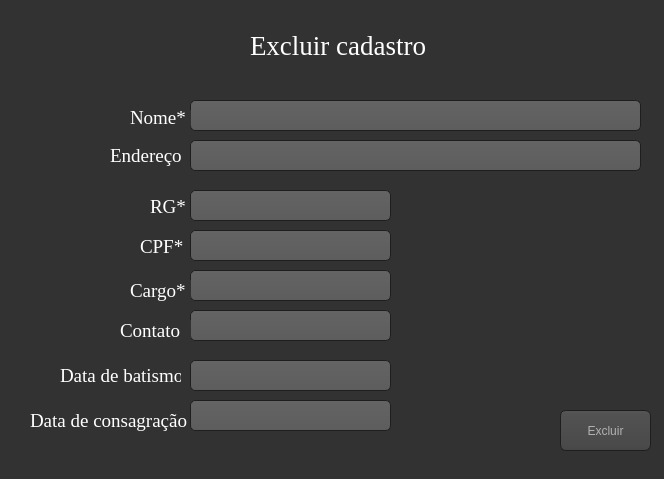
<?xml version="1.0" encoding="UTF-8"?>
<ui version="4.0">
 <class>MainWindow</class>
 <widget class="QMainWindow" name="MainWindow">
  <property name="geometry">
   <rect>
    <x>0</x>
    <y>0</y>
    <width>664</width>
    <height>479</height>
   </rect>
  </property>
  <property name="windowTitle">
   <string>EXCLUIR MEMBRO</string>
  </property>
  <property name="styleSheet">
   <string notr="true"/>
  </property>
  <widget class="QWidget" name="centralwidget">
   <widget class="QWidget" name="janela1" native="true">
    <property name="geometry">
     <rect>
      <x>-1</x>
      <y>-1</y>
      <width>661</width>
      <height>581</height>
     </rect>
    </property>
    <property name="styleSheet">
     <string notr="true">
background-color: rgb(45, 45, 45);</string>
    </property>
    <widget class="QPushButton" name="btn_ok">
     <property name="geometry">
      <rect>
       <x>220</x>
       <y>50</y>
       <width>51</width>
       <height>21</height>
      </rect>
     </property>
     <property name="styleSheet">
      <string notr="true">background-color: rgb(159, 5, 33);
border-radius: 10px;</string>
     </property>
     <property name="text">
      <string>Pesquisa</string>
     </property>
    </widget>
    <widget class="QLineEdit" name="le_cpf">
     <property name="geometry">
      <rect>
       <x>50</x>
       <y>10</y>
       <width>231</width>
       <height>31</height>
      </rect>
     </property>
     <property name="font">
      <font>
       <family>Times New Roman</family>
       <pointsize>14</pointsize>
      </font>
     </property>
     <property name="styleSheet">
      <string notr="true">border-radius: 10px;
background: rgb(255, 255, 255);</string>
     </property>
     <property name="inputMask">
      <string>&gt;999.999.999-99;X</string>
     </property>
    </widget>
    <widget class="QLabel" name="label">
     <property name="geometry">
      <rect>
       <x>20</x>
       <y>10</y>
       <width>31</width>
       <height>31</height>
      </rect>
     </property>
     <property name="font">
      <font>
       <family>Times New Roman</family>
       <pointsize>10</pointsize>
       <weight>75</weight>
       <bold>true</bold>
      </font>
     </property>
     <property name="styleSheet">
      <string notr="true">color: rgb(255, 255, 255);</string>
     </property>
     <property name="text">
      <string>CPF:</string>
     </property>
    </widget>
   </widget>
   <widget class="QWidget" name="janela2" native="true">
    <property name="geometry">
     <rect>
      <x>0</x>
      <y>0</y>
      <width>671</width>
      <height>571</height>
     </rect>
    </property>
    <property name="accessibleName">
     <string/>
    </property>
    <property name="styleSheet">
     <string notr="true">  background-color: #323232;</string>
    </property>
    <widget class="QLabel" name="label_3">
     <property name="geometry">
      <rect>
       <x>110</x>
       <y>140</y>
       <width>91</width>
       <height>31</height>
      </rect>
     </property>
     <property name="font">
      <font>
       <family>Times New Roman</family>
       <pointsize>14</pointsize>
      </font>
     </property>
     <property name="styleSheet">
      <string notr="true">color: rgb(255, 255, 255);</string>
     </property>
     <property name="text">
      <string>Endereço</string>
     </property>
    </widget>
    <widget class="QLabel" name="le_nome1">
     <property name="geometry">
      <rect>
       <x>190</x>
       <y>160</y>
       <width>211</width>
       <height>21</height>
      </rect>
     </property>
     <property name="text">
      <string/>
     </property>
    </widget>
    <widget class="QLineEdit" name="le_cargo">
     <property name="geometry">
      <rect>
       <x>190</x>
       <y>270</y>
       <width>201</width>
       <height>31</height>
      </rect>
     </property>
     <property name="styleSheet">
      <string notr="true">   background-color: QLinearGradient( x1: 0, y1: 0, x2: 0, y2: 1, stop: 0 #4d4d4d, stop: 0 #646464, stop: 1 #5d5d5d);
    padding: 1px;
    border-style: solid;
    border: 1px solid #1e1e1e;
    border-radius: 5;
color: rgb(255, 255, 255);</string>
     </property>
     <property name="readOnly">
      <bool>true</bool>
     </property>
    </widget>
    <widget class="QLabel" name="label_5">
     <property name="geometry">
      <rect>
       <x>30</x>
       <y>410</y>
       <width>161</width>
       <height>21</height>
      </rect>
     </property>
     <property name="font">
      <font>
       <family>Times New Roman</family>
       <pointsize>14</pointsize>
      </font>
     </property>
     <property name="styleSheet">
      <string notr="true">color: rgb(255, 255, 255);</string>
     </property>
     <property name="text">
      <string>Data de consagração</string>
     </property>
    </widget>
    <widget class="QLabel" name="label_2">
     <property name="geometry">
      <rect>
       <x>250</x>
       <y>20</y>
       <width>231</width>
       <height>51</height>
      </rect>
     </property>
     <property name="font">
      <font>
       <family>Times New Roman</family>
       <pointsize>20</pointsize>
      </font>
     </property>
     <property name="styleSheet">
      <string notr="true">color: rgb(255, 255, 255);</string>
     </property>
     <property name="text">
      <string>Excluir cadastro</string>
     </property>
    </widget>
    <widget class="QLineEdit" name="le_nome">
     <property name="geometry">
      <rect>
       <x>190</x>
       <y>100</y>
       <width>451</width>
       <height>31</height>
      </rect>
     </property>
     <property name="styleSheet">
      <string notr="true">   background-color: QLinearGradient( x1: 0, y1: 0, x2: 0, y2: 1, stop: 0 #4d4d4d, stop: 0 #646464, stop: 1 #5d5d5d);
    padding: 1px;
    border-style: solid;
    border: 1px solid #1e1e1e;
    border-radius: 5;
color: rgb(255, 255, 255);</string>
     </property>
     <property name="readOnly">
      <bool>true</bool>
     </property>
    </widget>
    <widget class="QLabel" name="label_6">
     <property name="geometry">
      <rect>
       <x>150</x>
       <y>200</y>
       <width>47</width>
       <height>13</height>
      </rect>
     </property>
     <property name="font">
      <font>
       <family>Times New Roman</family>
       <pointsize>14</pointsize>
      </font>
     </property>
     <property name="styleSheet">
      <string notr="true">color: rgb(255, 255, 255);</string>
     </property>
     <property name="text">
      <string>RG*</string>
     </property>
    </widget>
    <widget class="QLabel" name="label_8">
     <property name="geometry">
      <rect>
       <x>130</x>
       <y>280</y>
       <width>61</width>
       <height>21</height>
      </rect>
     </property>
     <property name="font">
      <font>
       <family>Times New Roman</family>
       <pointsize>14</pointsize>
      </font>
     </property>
     <property name="styleSheet">
      <string notr="true">color: rgb(255, 255, 255);</string>
     </property>
     <property name="text">
      <string>Cargo*</string>
     </property>
    </widget>
    <widget class="QLineEdit" name="le_contato">
     <property name="geometry">
      <rect>
       <x>190</x>
       <y>310</y>
       <width>201</width>
       <height>31</height>
      </rect>
     </property>
     <property name="styleSheet">
      <string notr="true">   background-color: QLinearGradient( x1: 0, y1: 0, x2: 0, y2: 1, stop: 0 #4d4d4d, stop: 0 #646464, stop: 1 #5d5d5d);
    padding: 1px;
    border-style: solid;
    border: 1px solid #1e1e1e;
    border-radius: 5;
color: rgb(255, 255, 255);</string>
     </property>
     <property name="readOnly">
      <bool>true</bool>
     </property>
    </widget>
    <widget class="QPushButton" name="btn_excluir">
     <property name="geometry">
      <rect>
       <x>560</x>
       <y>410</y>
       <width>91</width>
       <height>41</height>
      </rect>
     </property>
     <property name="font">
      <font>
       <pointsize>-1</pointsize>
      </font>
     </property>
     <property name="cursor">
      <cursorShape>PointingHandCursor</cursorShape>
     </property>
     <property name="styleSheet">
      <string notr="true">QPushButton
{
    color: #b1b1b1;
    background-color: QLinearGradient( x1: 0, y1: 0, x2: 0, y2: 1, stop: 0 #565656, stop: 0.1 #525252, stop: 0.5 #4e4e4e, stop: 0.9 #4a4a4a, stop: 1 #464646);
    border-width: 1px;
    border-color: #1e1e1e;
    border-style: solid;
    border-radius: 6;
    padding: 3px;
    font-size: 12px;
    padding-left: 3px;
    padding-right: 3px;
    min-width: 20px;
}

QPushButton:pressed
{
    background-color: QLinearGradient( x1: 0, y1: 0, x2: 0, y2: 1, stop: 0 #2d2d2d, stop: 0.1 #2b2b2b, stop: 0.5 #292929, stop: 0.9 #282828, stop: 1 #252525);
}</string>
     </property>
     <property name="text">
      <string>Excluir</string>
     </property>
     <property name="icon">
      <iconset>
       <normaloff>icons/trash_32px.png</normaloff>icons/trash_32px.png</iconset>
     </property>
     <property name="iconSize">
      <size>
       <width>30</width>
       <height>30</height>
      </size>
     </property>
    </widget>
    <widget class="QLineEdit" name="le_d_bat">
     <property name="geometry">
      <rect>
       <x>190</x>
       <y>360</y>
       <width>201</width>
       <height>31</height>
      </rect>
     </property>
     <property name="styleSheet">
      <string notr="true">   background-color: QLinearGradient( x1: 0, y1: 0, x2: 0, y2: 1, stop: 0 #4d4d4d, stop: 0 #646464, stop: 1 #5d5d5d);
    padding: 1px;
    border-style: solid;
    border: 1px solid #1e1e1e;
    border-radius: 5;
color: rgb(255, 255, 255);</string>
     </property>
     <property name="readOnly">
      <bool>true</bool>
     </property>
    </widget>
    <widget class="QLabel" name="label_9">
     <property name="geometry">
      <rect>
       <x>120</x>
       <y>320</y>
       <width>71</width>
       <height>21</height>
      </rect>
     </property>
     <property name="font">
      <font>
       <family>Times New Roman</family>
       <pointsize>14</pointsize>
      </font>
     </property>
     <property name="styleSheet">
      <string notr="true">color: rgb(255, 255, 255);</string>
     </property>
     <property name="text">
      <string>Contato</string>
     </property>
    </widget>
    <widget class="QLineEdit" name="le_endereco">
     <property name="geometry">
      <rect>
       <x>190</x>
       <y>140</y>
       <width>451</width>
       <height>31</height>
      </rect>
     </property>
     <property name="styleSheet">
      <string notr="true">   background-color: QLinearGradient( x1: 0, y1: 0, x2: 0, y2: 1, stop: 0 #4d4d4d, stop: 0 #646464, stop: 1 #5d5d5d);
    padding: 1px;
    border-style: solid;
    border: 1px solid #1e1e1e;
    border-radius: 5;
color: rgb(255, 255, 255);</string>
     </property>
     <property name="readOnly">
      <bool>true</bool>
     </property>
    </widget>
    <widget class="QLabel" name="label_4">
     <property name="geometry">
      <rect>
       <x>130</x>
       <y>110</y>
       <width>61</width>
       <height>16</height>
      </rect>
     </property>
     <property name="font">
      <font>
       <family>Times New Roman</family>
       <pointsize>14</pointsize>
      </font>
     </property>
     <property name="styleSheet">
      <string notr="true">color: rgb(255, 255, 255);</string>
     </property>
     <property name="text">
      <string>Nome*</string>
     </property>
    </widget>
    <widget class="QLineEdit" name="le_rg">
     <property name="geometry">
      <rect>
       <x>190</x>
       <y>190</y>
       <width>201</width>
       <height>31</height>
      </rect>
     </property>
     <property name="styleSheet">
      <string notr="true">   background-color: QLinearGradient( x1: 0, y1: 0, x2: 0, y2: 1, stop: 0 #4d4d4d, stop: 0 #646464, stop: 1 #5d5d5d);
    padding: 1px;
    border-style: solid;
    border: 1px solid #1e1e1e;
    border-radius: 5;
color: rgb(255, 255, 255);</string>
     </property>
     <property name="readOnly">
      <bool>true</bool>
     </property>
    </widget>
    <widget class="QLineEdit" name="le_cpf_2">
     <property name="geometry">
      <rect>
       <x>190</x>
       <y>230</y>
       <width>201</width>
       <height>31</height>
      </rect>
     </property>
     <property name="styleSheet">
      <string notr="true">   background-color: QLinearGradient( x1: 0, y1: 0, x2: 0, y2: 1, stop: 0 #4d4d4d, stop: 0 #646464, stop: 1 #5d5d5d);
    padding: 1px;
    border-style: solid;
    border: 1px solid #1e1e1e;
    border-radius: 5;
color: rgb(255, 255, 255);</string>
     </property>
     <property name="readOnly">
      <bool>true</bool>
     </property>
    </widget>
    <widget class="QLineEdit" name="le_d_con">
     <property name="geometry">
      <rect>
       <x>190</x>
       <y>400</y>
       <width>201</width>
       <height>31</height>
      </rect>
     </property>
     <property name="styleSheet">
      <string notr="true">   background-color: QLinearGradient( x1: 0, y1: 0, x2: 0, y2: 1, stop: 0 #4d4d4d, stop: 0 #646464, stop: 1 #5d5d5d);
    padding: 1px;
    border-style: solid;
    border: 1px solid #1e1e1e;
    border-radius: 5;
color: rgb(255, 255, 255);</string>
     </property>
     <property name="readOnly">
      <bool>true</bool>
     </property>
    </widget>
    <widget class="QLabel" name="label_7">
     <property name="geometry">
      <rect>
       <x>60</x>
       <y>360</y>
       <width>121</width>
       <height>31</height>
      </rect>
     </property>
     <property name="font">
      <font>
       <family>Times New Roman</family>
       <pointsize>14</pointsize>
      </font>
     </property>
     <property name="styleSheet">
      <string notr="true">color: rgb(255, 255, 255);</string>
     </property>
     <property name="text">
      <string>Data de batismo</string>
     </property>
    </widget>
    <widget class="QLabel" name="label_10">
     <property name="geometry">
      <rect>
       <x>140</x>
       <y>240</y>
       <width>47</width>
       <height>13</height>
      </rect>
     </property>
     <property name="font">
      <font>
       <family>Times New Roman</family>
       <pointsize>14</pointsize>
      </font>
     </property>
     <property name="styleSheet">
      <string notr="true">color: rgb(255, 255, 255);</string>
     </property>
     <property name="text">
      <string>CPF*</string>
     </property>
    </widget>
   </widget>
  </widget>
 </widget>
 <resources/>
 <connections/>
</ui>
